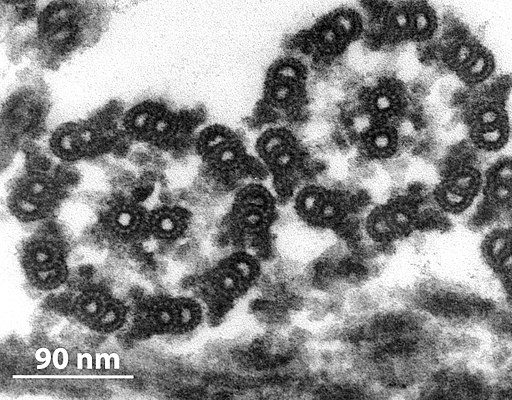
#> input picture final_exam2018/chlamydomonas.jpg, 512 x 400 px
$ python cordova_ignacio.py
#> lines starting #> are read from the running program, lines starting #| are printed output that depends on the picture
#!/usr/bin/env python3
# -*- coding: utf-8 -*-
"""
Created on Thu May 26 17:11:25 2022

@author: Ignacio Cordova
"""

import numpy as np
import matplotlib.pyplot as plt
from skimage import data
from scipy import ndimage
from skimage import restoration

from matplotlib import cm

def luminance(rgb):
    """
    Calculates the luminance of an RGB image

    Input: 3-channel RGB image
    Output: Luminance image
    """
    l_im =  0.299*np.double(rgb[:,:,0])+\
            0.587*np.double(rgb[:,:,1])+\
            0.114*np.double(rgb[:,:,2])


    return l_im

#creo la imatge amb escala de grisos
n=256
test = np.zeros((n,n))
for i in range(n):
    test[:,i] = i

#creo la imatge en jet
jetv = cm.jet(range(256))
jetr = jetv[:,0]
jetg = jetv[:,1]
jetb = jetv[:,2]

jet_rgb = np.zeros((n,n,3))
for i in range(n):
    jet_rgb[:,i,0]= jetv[i,0]
    jet_rgb[:,i,1]= jetv[i,1]
    jet_rgb[:,i,2]= jetv[i,2]


#creo la imatge en ver
virv = cm.viridis(range(256))
virr = virv[:,0]
virg = virv[:,1]
virb = virv[:,2]

vir_rgb = np.zeros((n,n,3))
for i in range(n):
    vir_rgb[:,i,0]= virv[i,0]
    vir_rgb[:,i,1]= virv[i,1]
    vir_rgb[:,i,2]= virv[i,2]


ljet = luminance(jet_rgb)
lvir = luminance(vir_rgb)


plt.figure()

plt.subplot(231)
plt.title('TEST')
plt.imshow(test,cmap='gray')
plt.subplot(232)
plt.title('Jet cm as RGB')
plt.imshow(jet_rgb)

plt.subplot(233)
plt.title('Viridis cm as RGB')

plt.imshow(vir_rgb)

plt.subplot(234)
plt.title('Row 50 of each Luminance')
plt.plot(test[50,:]/256,label='Test')
plt.plot(ljet[50,:],label='Jet')
plt.plot(lvir[50,:],label='Viridis')
plt.legend()
plt.subplot(235)
plt.title('Luminance LJET')
plt.imshow(ljet,cmap='gray')
plt.subplot(236)
plt.title('Luminance LVIR')
plt.imshow(lvir,cmap='gray')


#%%

"Problema 2"


im = luminance(plt.imread('chlamydomonas.jpg'))

#filtre de suavitzat (tipus Canny)

C = (1/159)*np.array([[2,4,5,4,2],
     [4, 9, 12, 9, 4],
     [5, 12, 15, 12, 5],
     [4, 9, 12, 9, 4],
     [2, 4, 5, 4, 2]])

canny = ndimage.filters.convolve(im, C,
                                        output=None,
                                        mode='reflect',
                                        cval=0.0,
                                        origin=0)
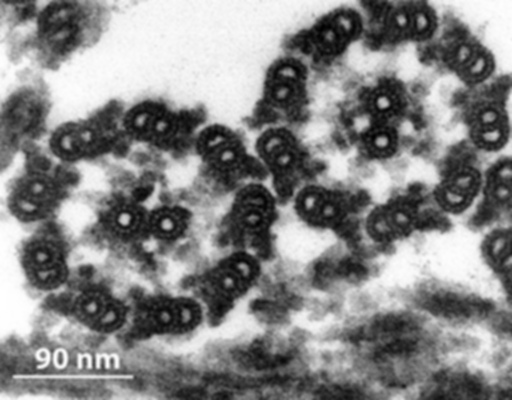
#> canny: shape (400, 512) float64; min 12.04, max 255, mean 139.9; drawn with min black and max white


chamb = restoration.denoise_tv_chambolle(im,weight=120)
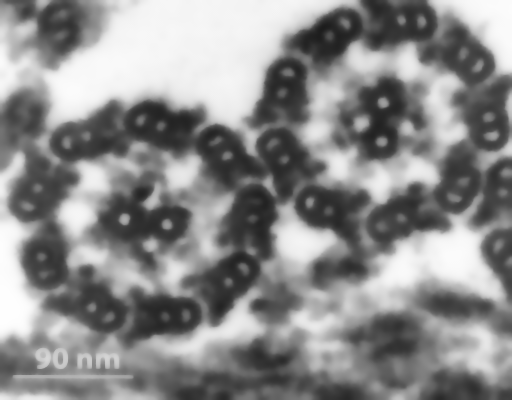
#> chamb: shape (400, 512) float64; min 28.5, max 255, mean 139.9


plt.figure()
plt.subplot(131)
plt.title('Original')
plt.imshow(im,cmap='gray')
plt.subplot(132)
plt.title('Canny filter convolution')
plt.imshow(canny,cmap='gray')

plt.subplot(133)
plt.title('Chambolle (skimage)')
plt.imshow(chamb,cmap='gray')
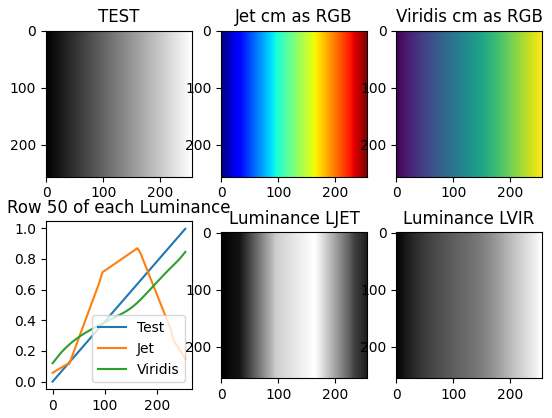
#> figure drawn by matplotlib, 6 panels; panel 4: curve peaks at x = 255, y = 0.996; panel 4: curve peaks at x = 163, y = 0.87; panel 4: curve peaks at x = 255, y = 0.845
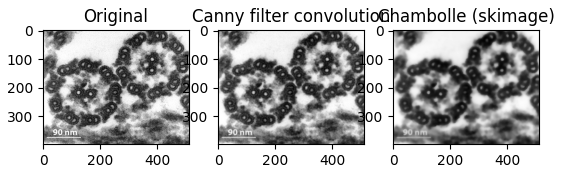
#> figure drawn by matplotlib, 3 panels
